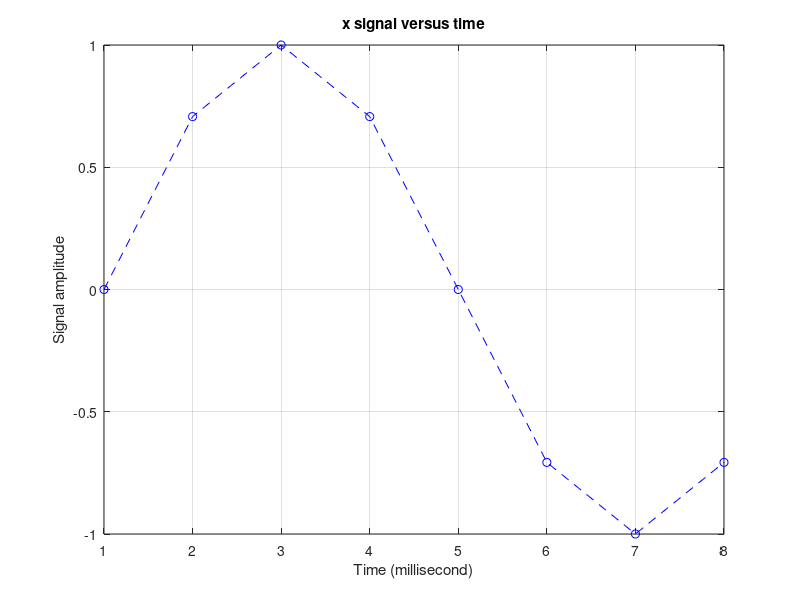
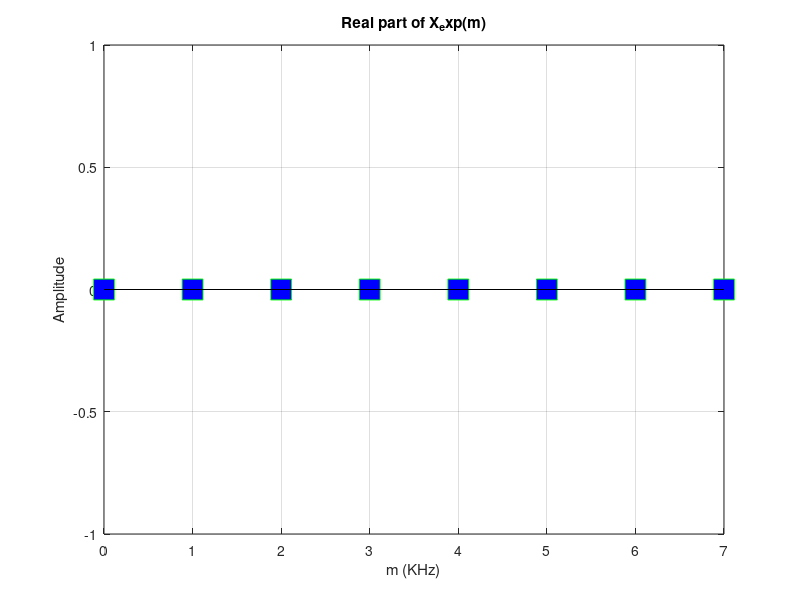
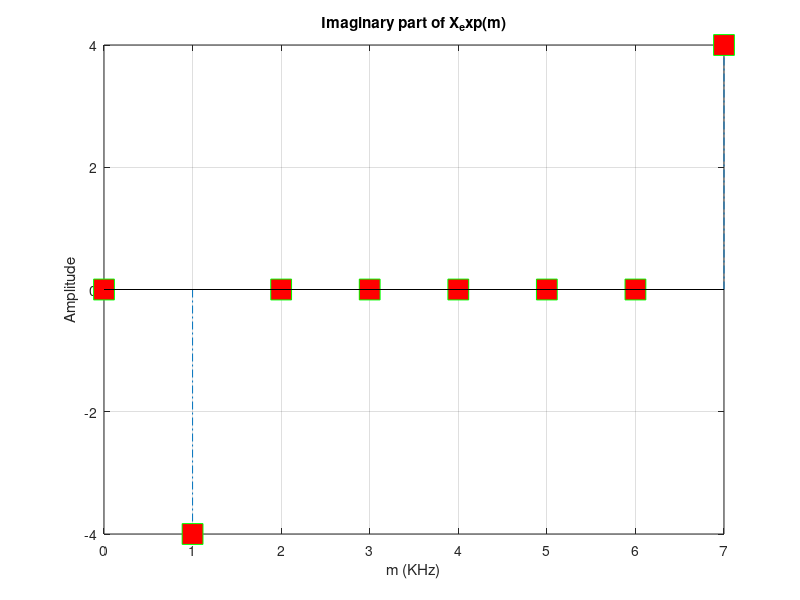
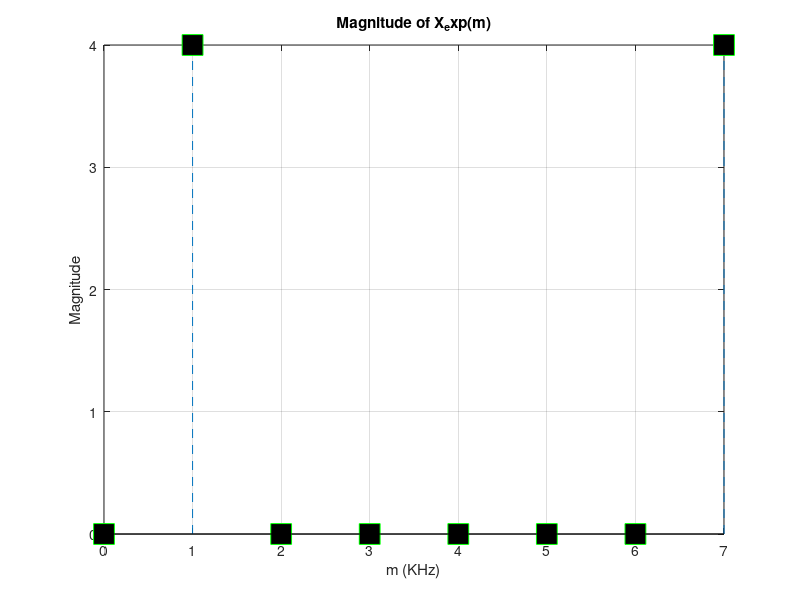

MATLAB code to generate these figures, in order:
%% A DFT example (using rectangular form of DFT equation)

clc;   clear;   close all;

DFT_points = 8;      j = sqrt(-1);
Fs = 8*1e3;         % Sampling frequency 8KHz
ts = 1/Fs;

for n = 1:DFT_points
    m = n-1;
    x1(1,n) = sin(2*pi*1000*m*ts);
    
end
t = 1:DFT_points;
% Plot first N discrete values of x_seq1 signal:
   figure(1);   
   plot(t,x1(),'b--o');   
   grid on;
   xlabel('Time (millisecond)');     
   ylabel('Signal amplitude')
   title('x signal versus time'); 
   zoom xon;


N = DFT_points;   % The number of samples of input sequence- x and the number of frequency points in the DFT output  

%DFT using exponential form equation:
%X_exp = zeros(N,1);     Xe_real = zeros(N,1);     Xe_imag = zeros(N,1);
%X1_mag = zeros(N,1);    Xe_ang_rad = zeros(N,1);  Xe_ang_deg = zeros(N,1);

for m = 1:DFT_points
    X_1 = zeros(N,1);   m_e = m - 1;
    for ii = 1:N
        n = ii-1;   X_p1 = [];   
        X_p1 = x1(1,ii)*exp((-j*2*pi*n*m_e)/N);                    
        X_1(ii,1) = X_p1;  
    end
    X_exp(m,1) = sum(X_1(:,1));
    Xe_real(m,1) = real(X_exp(m,1));
        if Xe_real(m,1) > 0 && Xe_real(m,1) < 1e-10
           Xe_real(m,1) = 0;  
        end  
        if Xe_real(m,1) < 0 && Xe_real(m,1) > -1e-10
           Xe_real(m,1) = 0;  
        end
    Xe_imag(m,1) = imag(X_exp(m,1));
        if Xe_imag(m,1) > 0 && Xe_imag(m,1) < 1e-10
           Xe_imag(m,1) = 0;  
        end  
        if Xe_imag(m,1) < 0 && Xe_imag(m,1) > -1e-10
           Xe_imag(m,1) = 0;  
        end
    X1_mag(m,1) = sqrt(Xe_real(m,1).^2 + Xe_imag(m,1).^2);
    Xe_ang_rad(m,1) = atan(Xe_imag(m,1)/Xe_real(m,1));     Xe_ang_rad(isnan(Xe_ang_rad)) = 0;
    Xe_ang_deg(m,1) = (180/3.14159)*Xe_ang_rad(m,1); 
end

mf = 0:DFT_points-1;
figure(2); 
stem(mf,Xe_real,'LineStyle','-.',...
     'MarkerSize',15,'Marker','s',...
     'MarkerFaceColor','blue',...
     'MarkerEdgeColor','green')
grid on;
title('Real part of X_exp(m)')
xlabel('m (KHz)')
ylabel('Amplitude')

figure(3);
stem(mf,Xe_imag,'LineStyle','-.',...
     'MarkerSize',15,'Marker','s',...
     'MarkerFaceColor','red',...
     'MarkerEdgeColor','green')
grid on;
title('Imaginary part of X_exp(m)')
xlabel('m (KHz)')
ylabel('Amplitude')

figure(4); 
stem(mf,X1_mag,'LineStyle','--',...
     'MarkerSize',15,'Marker','s',...
     'MarkerFaceColor','black',...
     'MarkerEdgeColor','green')
grid on;
title('Magnitude of X_exp(m)')
xlabel('m (KHz)')
ylabel('Magnitude')

figure(5); 
stem(mf,Xe_ang_deg,'LineStyle','--',...
     'MarkerSize',15,'Marker','s',...
     'MarkerFaceColor','cyan',...
     'MarkerEdgeColor','green')
grid on;
title('Phase angle of X_exp(m)')
xlabel('m (KHz)')
ylabel('Degree')

% save X1_mag X1_mag



